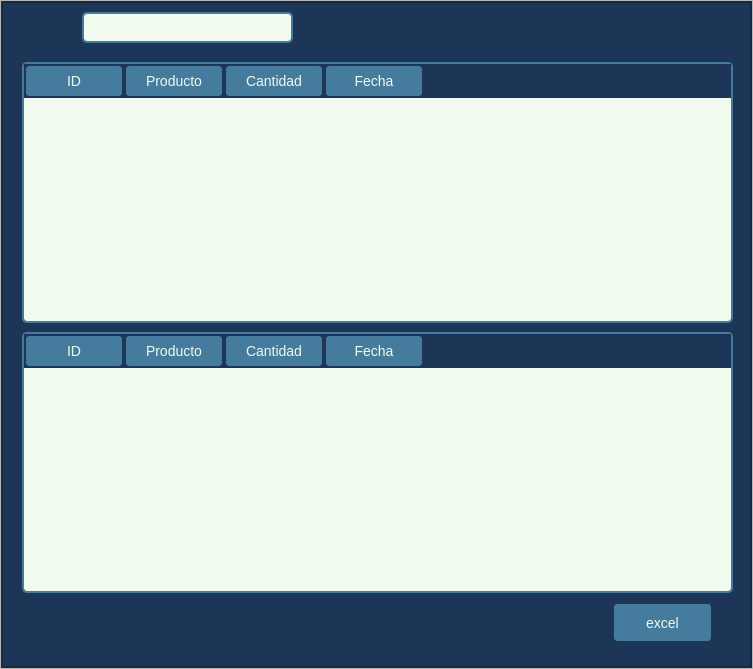
<?xml version="1.0" encoding="UTF-8"?>
<ui version="4.0">
 <class>reporte_kardex</class>
 <widget class="QWidget" name="reporte_kardex">
  <property name="geometry">
   <rect>
    <x>0</x>
    <y>0</y>
    <width>753</width>
    <height>669</height>
   </rect>
  </property>
  <property name="windowTitle">
   <string>Form</string>
  </property>
  <layout class="QVBoxLayout" name="verticalLayout">
   <property name="spacing">
    <number>0</number>
   </property>
   <property name="leftMargin">
    <number>0</number>
   </property>
   <property name="topMargin">
    <number>0</number>
   </property>
   <property name="rightMargin">
    <number>0</number>
   </property>
   <property name="bottomMargin">
    <number>0</number>
   </property>
   <item>
    <widget class="QFrame" name="central_frame">
     <property name="frameShape">
      <enum>QFrame::StyledPanel</enum>
     </property>
     <property name="frameShadow">
      <enum>QFrame::Raised</enum>
     </property>
     <layout class="QVBoxLayout" name="verticalLayout_2">
      <property name="spacing">
       <number>0</number>
      </property>
      <property name="leftMargin">
       <number>0</number>
      </property>
      <property name="topMargin">
       <number>0</number>
      </property>
      <property name="rightMargin">
       <number>0</number>
      </property>
      <property name="bottomMargin">
       <number>0</number>
      </property>
      <item>
       <widget class="QFrame" name="backgroundcolor_frame">
        <property name="styleSheet">
         <string notr="true">background-color: rgb(29, 53, 87);</string>
        </property>
        <property name="frameShape">
         <enum>QFrame::StyledPanel</enum>
        </property>
        <property name="frameShadow">
         <enum>QFrame::Raised</enum>
        </property>
        <layout class="QVBoxLayout" name="verticalLayout_3">
         <property name="spacing">
          <number>0</number>
         </property>
         <property name="leftMargin">
          <number>0</number>
         </property>
         <property name="topMargin">
          <number>0</number>
         </property>
         <property name="rightMargin">
          <number>0</number>
         </property>
         <property name="bottomMargin">
          <number>0</number>
         </property>
         <item>
          <widget class="QFrame" name="content_frame">
           <property name="frameShape">
            <enum>QFrame::StyledPanel</enum>
           </property>
           <property name="frameShadow">
            <enum>QFrame::Raised</enum>
           </property>
           <widget class="QTableWidget" name="tabla_entradas_kardex">
            <property name="geometry">
             <rect>
              <x>20</x>
              <y>60</y>
              <width>711</width>
              <height>261</height>
             </rect>
            </property>
            <property name="styleSheet">
             <string notr="true">QTableWidget {
        background-color: #F1FAEE;
        color: #1D3557;
        border: 2px solid #457B9D;
        border-radius: 5px;
        font-size: 14px;
        gridline-color: #457B9D;
    }
    QTableWidget::item {
        border: 1px solid #457B9D;
    }
    QTableWidget::item:selected {
        background-color: #457B9D;
        color: #F1FAEE;
    }
    QHeaderView::section {
        background-color: #457B9D;
        color: #F1FAEE;
        padding: 5px;
        border: 2px solid #1D3557;
        border-radius: 5px;
        font-size: 14px;
    }</string>
            </property>
            <column>
             <property name="text">
              <string>ID</string>
             </property>
            </column>
            <column>
             <property name="text">
              <string>Producto</string>
             </property>
            </column>
            <column>
             <property name="text">
              <string>Cantidad</string>
             </property>
            </column>
            <column>
             <property name="text">
              <string>Fecha</string>
             </property>
            </column>
           </widget>
           <widget class="QPushButton" name="import_excel_kardex">
            <property name="geometry">
             <rect>
              <x>610</x>
              <y>600</y>
              <width>101</width>
              <height>41</height>
             </rect>
            </property>
            <property name="styleSheet">
             <string notr="true">QPushButton {
        background-color: #457B9D;
        color: #F1FAEE;
        border: 2px solid #1D3557;
        border-radius: 5px;
        padding: 5px;
        font-size: 14px;
    }
    QPushButton:hover {
        background-color: #1D3557;
        border: 2px solid #457B9D;
    }
    QPushButton:pressed {
        background-color: #1D3557;
        border: 2px solid #457B9D;
        padding-left: 7px;  /* Para dar un efecto de &quot;presión&quot; */
    }</string>
            </property>
            <property name="text">
             <string>excel</string>
            </property>
           </widget>
           <widget class="QComboBox" name="productos_kardex">
            <property name="geometry">
             <rect>
              <x>80</x>
              <y>10</y>
              <width>211</width>
              <height>31</height>
             </rect>
            </property>
            <property name="styleSheet">
             <string notr="true">QComboBox {
        background-color: #F1FAEE;
        color: #1D3557;
        border: 2px solid #457B9D;
        border-radius: 5px;
        padding: 5px;
        font-size: 14px;
    }
    QComboBox::drop-down {
        border: none;
    }
    QComboBox::down-arrow {
        image: url(C:/Users/velar/OneDrive/Escritorio/Planta2/assets/icons8-expand-arrow-24.png);
    }
    QComboBox QAbstractItemView {
        border: 2px solid #457B9D;
        selection-background-color: #457B9D;
    }</string>
            </property>
           </widget>
           <widget class="QTableWidget" name="tabla_salidas_kardex">
            <property name="geometry">
             <rect>
              <x>20</x>
              <y>330</y>
              <width>711</width>
              <height>261</height>
             </rect>
            </property>
            <property name="styleSheet">
             <string notr="true">QTableWidget {
        background-color: #F1FAEE;
        color: #1D3557;
        border: 2px solid #457B9D;
        border-radius: 5px;
        font-size: 14px;
        gridline-color: #457B9D;
    }
    QTableWidget::item {
        border: 1px solid #457B9D;
    }
    QTableWidget::item:selected {
        background-color: #457B9D;
        color: #F1FAEE;
    }
    QHeaderView::section {
        background-color: #457B9D;
        color: #F1FAEE;
        padding: 5px;
        border: 2px solid #1D3557;
        border-radius: 5px;
        font-size: 14px;
    }</string>
            </property>
            <column>
             <property name="text">
              <string>ID</string>
             </property>
            </column>
            <column>
             <property name="text">
              <string>Producto</string>
             </property>
            </column>
            <column>
             <property name="text">
              <string>Cantidad</string>
             </property>
            </column>
            <column>
             <property name="text">
              <string>Fecha</string>
             </property>
            </column>
           </widget>
          </widget>
         </item>
        </layout>
       </widget>
      </item>
     </layout>
    </widget>
   </item>
  </layout>
 </widget>
 <resources/>
 <connections/>
</ui>
